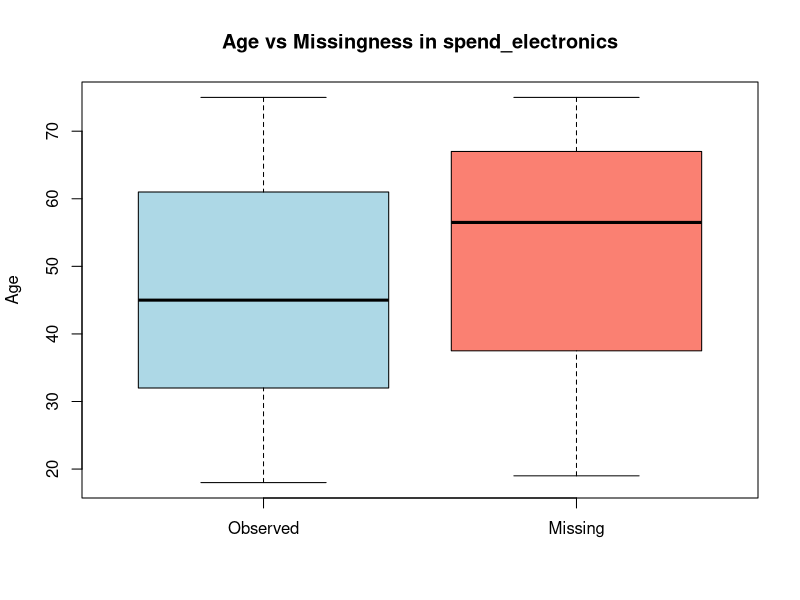
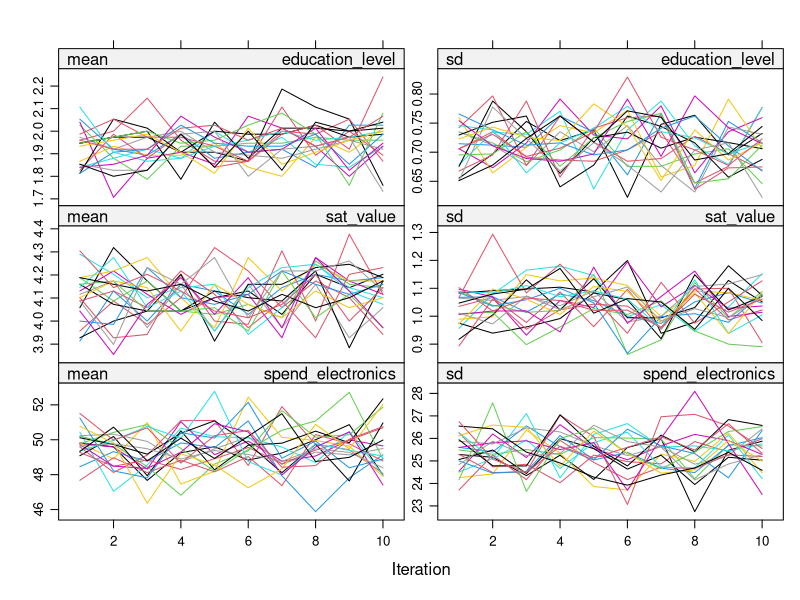
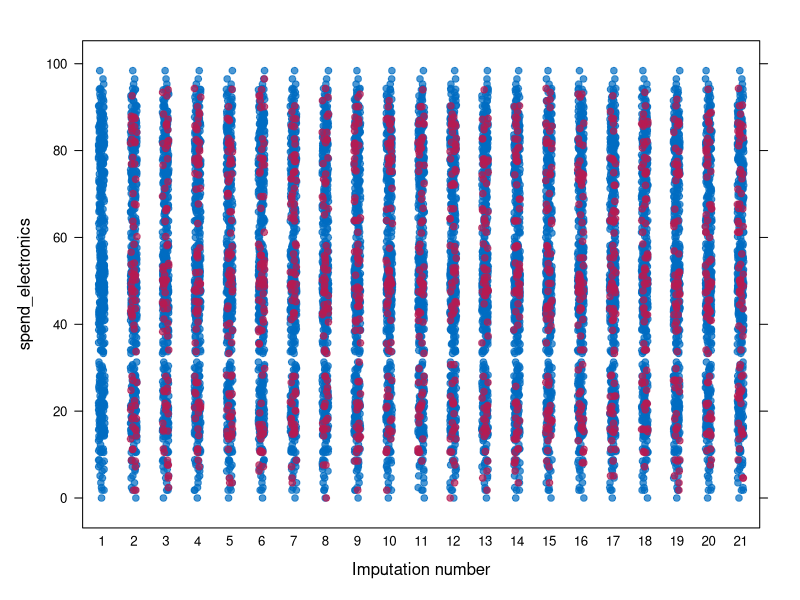
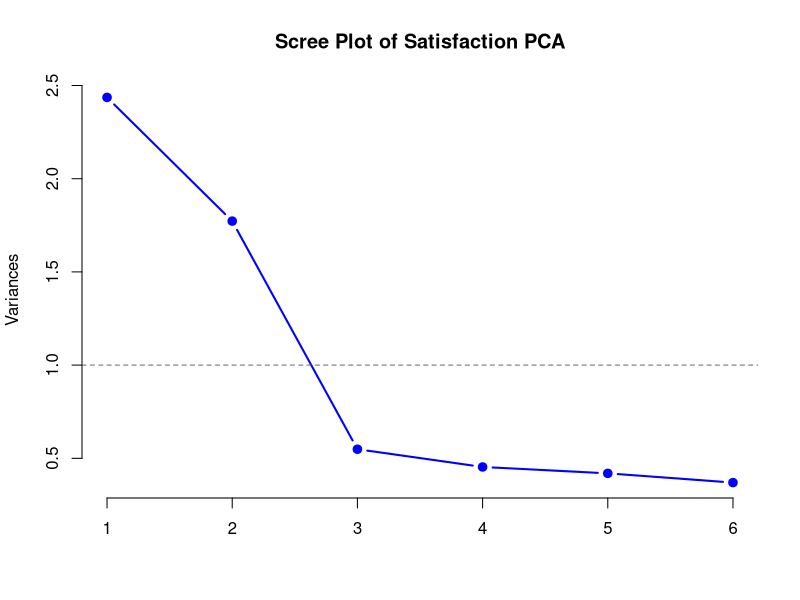
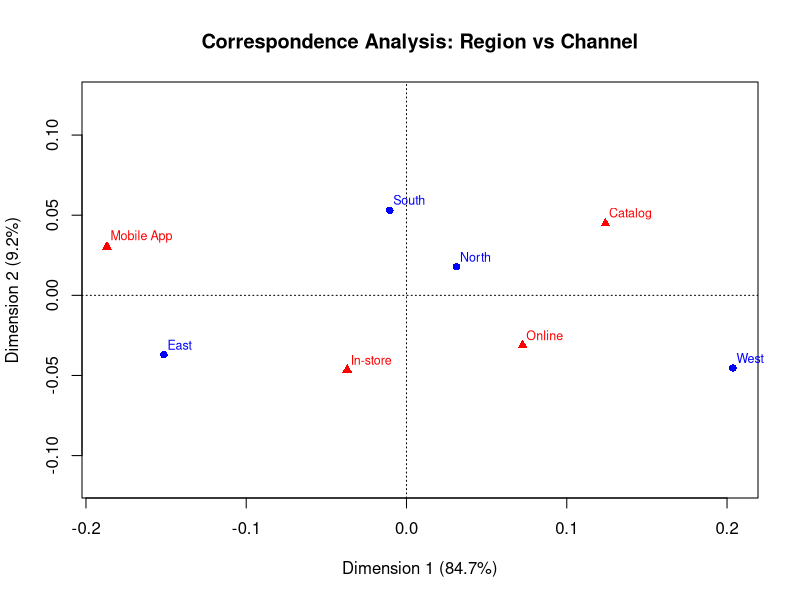
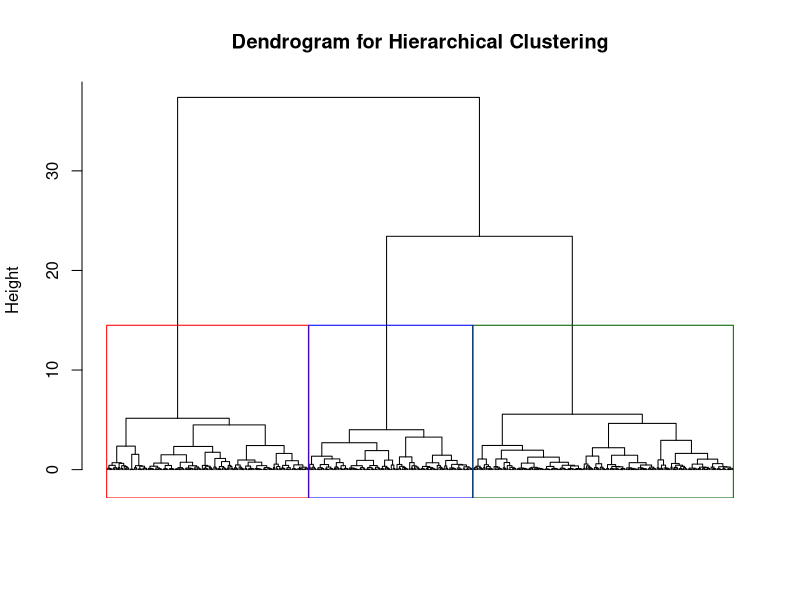
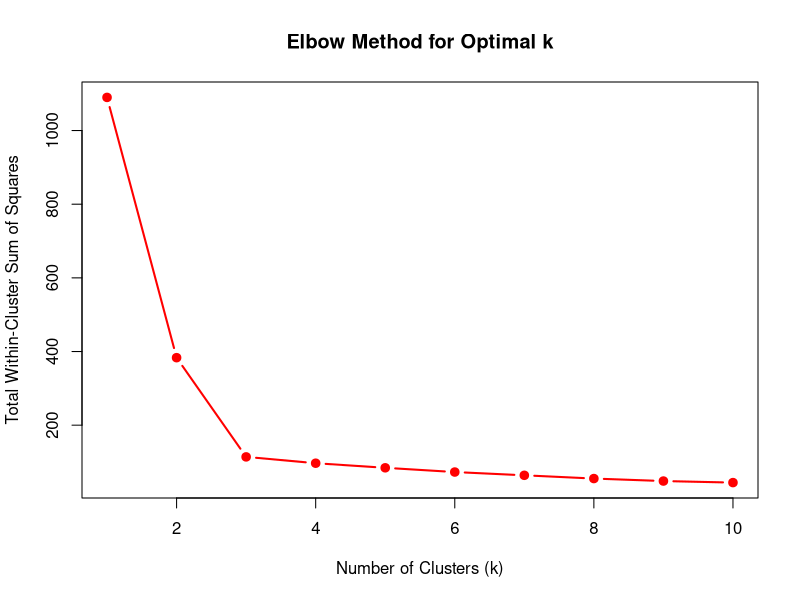
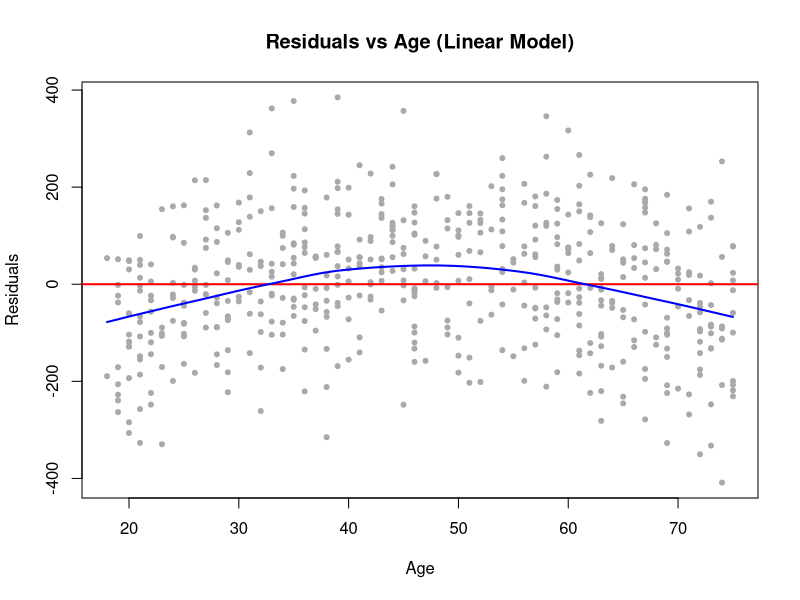

Here is the R script that generated these plots, in order:
# Task 1: Data quality and missing values
library(mice)

d <- read.csv("project_data_AA6PNR.csv", stringsAsFactors = TRUE)
d$education_level <- factor(d$education_level,
                            ordered = TRUE,
                            levels = c("high_school", "bachelor", "graduate"))

missing_summary <- data.frame(
  Missing_Count = colSums(is.na(d)),
  Missing_Percentage = round(colMeans(is.na(d)) * 100, 2)
)
cat("\n--- Missing Data Summary ---\n")
print(subset(missing_summary, Missing_Count > 0))

vars_with_na <- names(d)[colSums(is.na(d)) > 0]
other_vars   <- setdiff(names(d), "customer_id")   # ID carries no information

miss_tests <- do.call(rbind, lapply(vars_with_na, function(v) {
  R <- factor(is.na(d[[v]]), levels = c(FALSE, TRUE),
              labels = c("Observed", "Missing"))
  do.call(rbind, lapply(setdiff(other_vars, v), function(x) {
    ok <- !is.na(d[[x]])
    if (is.numeric(d[[x]]) && length(unique(d[[x]])) > 2) {
      p <- t.test(d[[x]][ok] ~ R[ok])$p.value
      test <- "t-test"
    } else {
      p <- suppressWarnings(chisq.test(table(R[ok], d[[x]][ok]))$p.value)
      test <- "chi-square"
    }
    data.frame(missing_var = v, compared_with = x, test = test,
               p_value = round(p, 4))
  }))
}))
cat("\n--- Missingness tests: all comparisons ---\n")
print(miss_tests, row.names = FALSE)
cat("\n--- Missingness tests: significant associations (p < 0.05) ---\n")
print(subset(miss_tests, p_value < 0.05))

cat("\n--- Missing education_level by region (row %) ---\n")
print(round(prop.table(table(d$region, is.na(d$education_level)), 1) * 100, 1))

cat("\n--- Mean age by missingness in spend_electronics ---\n")
print(tapply(d$age, is.na(d$spend_electronics), mean))


boxplot(age ~ is.na(spend_electronics), data = d,
        main = "Age vs Missingness in spend_electronics",
        names = c("Observed", "Missing"), xlab = "",
        ylab = "Age", col = c("lightblue", "salmon"))
dev.copy(png, "boxplot_age.png", width = 800, height = 600, res = 120)
dev.off()


init <- mice(d, maxit = 0)
print(init$method)


pred <- init$predictorMatrix
pred[, "customer_id"] <- 0

imp <- mice(d, m = 20, maxit = 10, seed = 2026,
            predictorMatrix = pred, printFlag = FALSE)


print(plot(imp))
dev.copy(png, "mice_convergence.png", width = 900, height = 900, res = 120)
dev.off()

print(stripplot(imp, spend_electronics ~ .imp, pch = 20, cex = 1.2))
dev.copy(png, "mice_stripplot.png", width = 900, height = 700, res = 120)
dev.off()


cat("\nFigures saved in:", getwd(), "\n")
print(list.files(pattern = "\\.png$"))

mean_complete <- mean(d$spend_electronics, na.rm = TRUE)

fit_mean <- with(imp, lm(spend_electronics ~ 1))
pooled_results <- summary(pool(fit_mean), conf.int = TRUE)
mean_pooled <- pooled_results$estimate  
cat(sprintf("\nMean of spend_electronics (Complete cases): %.2f\n", mean_complete)) 
cat(sprintf("Mean of spend_electronics (Pooled imputed): %.2f  [95%% CI %.2f, %.2f]\n",             
            mean_pooled, pooled_results$`2.5 %`, pooled_results$`97.5 %`))

cat("\n--- Observed spend_electronics by age group ---\n")
print(round(tapply(d$spend_electronics,
                   cut(d$age, c(17, 35, 45, 55, 65, 100)),
                   mean, na.rm = TRUE), 2))

# Task 2: What does "satisfaction" mean?

d_complete <- mice::complete(imp, 1)

sat_items  <- c("sat_price", "sat_value", "sat_promotions",
                "sat_staff", "sat_store", "sat_checkout")
spend_vars <- c("spend_grocery", "spend_electronics", "annual_spend")
sat_data   <- d_complete[, sat_items]

pca_result <- prcomp(sat_data, scale. = TRUE)

cat("\n--- PCA: variance explained ---\n")
print(summary(pca_result))

cat("\n--- PCA: eigenvalues ---\n")
print(round(pca_result$sdev^2, 3))

cat("\n--- PCA loadings (first two components) ---\n")
print(round(pca_result$rotation[, 1:2], 3))


plot(pca_result, type = "lines",
     main = "Scree Plot of Satisfaction PCA",
     col = "blue", lwd = 2, pch = 19)
abline(h = 1, lty = 2, col = "grey40")
dev.copy(png, "pca_scree.png", width = 800, height = 600, res = 120)
dev.off()

fa_result <- factanal(sat_data, factors = 2, rotation = "varimax",
                      scores = "regression")
cat("\n--- Factor analysis (varimax) ---\n")
print(fa_result, cutoff = 0.3)   # loadings, variance explained, fit test


L <- unclass(fa_result$loadings)
f_value <- which.max(abs(L["sat_price", ]))
f_exp   <- setdiff(1:2, f_value)

d_complete$Sat_Value      <- fa_result$scores[, f_value] * sign(sum(L[, f_value]))
d_complete$Sat_Experience <- fa_result$scores[, f_exp]   * sign(sum(L[, f_exp]))

cat("\nFactor", f_value, "= Sat_Value, Factor", f_exp, "= Sat_Experience\n")

sat_matrix   <- scale(as.matrix(sat_data))
spend_matrix <- scale(as.matrix(d_complete[, spend_vars]))

cca_result <- cancor(sat_matrix, spend_matrix)

cat("\n--- Canonical correlations ---\n")
print(round(cca_result$cor, 4))


n <- nrow(sat_matrix); p <- ncol(sat_matrix); q <- ncol(spend_matrix)
r <- cca_result$cor
bartlett <- t(sapply(seq_along(r), function(k) {
  chi <- -(n - 1 - (p + q + 1) / 2) * sum(log(1 - r[k:length(r)]^2))
  df  <- (p - k + 1) * (q - k + 1)
  c(from_k = k, chi_sq = chi, df = df,
    p_value = pchisq(chi, df, lower.tail = FALSE))
}))
cat("\n--- Bartlett test (H0: correlations k, k+1, ... are all zero) ---\n")
print(round(bartlett, 4))

U1 <- sat_matrix   %*% cca_result$xcoef[, 1]
V1 <- spend_matrix %*% cca_result$ycoef[, 1]
s  <- sign(cor(V1, spend_matrix[, "annual_spend"]))[1]
U1 <- U1 * s
V1 <- V1 * s

cat("\n--- Standardised canonical weights, first pair ---\n")
print(round(cca_result$xcoef[, 1] * s * sqrt(n - 1), 3))
print(round(cca_result$ycoef[, 1] * s * sqrt(n - 1), 3))

cat("\n--- Structure correlations (variable vs. its own canonical variate) ---\n")
print(round(cor(sat_matrix, U1), 3))
print(round(cor(spend_matrix, V1), 3))


stab <- t(sapply(1:imp$m, function(i) {
  di <- mice::complete(imp, i)
  pc <- prcomp(di[, sat_items], scale. = TRUE)
  c(cum_var_PC1_PC2 = sum(pc$sdev[1:2]^2) / length(sat_items),
    first_can_cor   = cancor(scale(di[, sat_items]),
                             scale(di[, spend_vars]))$cor[1])
}))
cat("\n--- Range across the 20 imputations (min / max) ---\n")
print(round(apply(stab, 2, range), 4))

# Task 3: Channels and customer segments

library(ca)
library(cluster)   # silhouette()


channel_table <- table(d_complete$region, d_complete$preferred_channel)
cat("\n--- Cross-tabulation: Region vs Preferred Channel ---\n")
print(channel_table)

cat("\n--- Row profiles (% of each region using each channel) ---\n")
print(round(prop.table(channel_table, 1) * 100, 1))

chi_test <- chisq.test(channel_table)
cat("\n--- Chi-square Test ---\n")
print(chi_test)

cat("\n--- Minimum expected count ---\n")
print(round(min(chi_test$expected), 1))

cat("\n--- Standardised residuals ---\n")
print(round(chi_test$stdres, 2))

ca_result <- ca(channel_table)
cat("\n--- Correspondence Analysis Summary ---\n")
print(summary(ca_result))

plot(ca_result, main = "Correspondence Analysis: Region vs Channel")
dev.copy(png, "ca_plot.png", width = 900, height = 800, res = 120)
dev.off()

cluster_data <- d_complete[, c("spend_grocery", "spend_electronics")]
cluster_data_scaled <- scale(cluster_data)

cat("\n--- Correlation between the two clustering variables ---\n")
print(round(cor(cluster_data$spend_grocery, cluster_data$spend_electronics), 3))

dist_matrix <- dist(cluster_data_scaled, method = "euclidean")
hc_result <- hclust(dist_matrix, method = "ward.D2")

plot(hc_result, labels = FALSE, hang = -1,
     main = "Dendrogram for Hierarchical Clustering",
     xlab = "", sub = "")
rect.hclust(hc_result, k = 3, border = c("red", "blue", "darkgreen"))
dev.copy(png, "dendrogram.png", width = 900, height = 700, res = 120)
dev.off()

wss <- numeric(10)
for (k in 1:10) {
  set.seed(2026)
  wss[k] <- kmeans(cluster_data_scaled, centers = k, nstart = 25)$tot.withinss
}
cat("\n--- Total within-cluster sum of squares, k = 1..10 ---\n")
print(round(wss, 1))

plot(1:10, wss, type = "b", pch = 19, col = "red", lwd = 2,
     main = "Elbow Method for Optimal k",
     xlab = "Number of Clusters (k)",
     ylab = "Total Within-Cluster Sum of Squares")
dev.copy(png, "elbow_curve.png", width = 800, height = 600, res = 120)
dev.off()

sil_width <- sapply(2:6, function(k) {
  set.seed(2026)
  km <- kmeans(cluster_data_scaled, centers = k, nstart = 25)
  mean(silhouette(km$cluster, dist_matrix)[, "sil_width"])
})
names(sil_width) <- 2:6
cat("\n--- Average silhouette width by k ---\n")
print(round(sil_width, 3))

k_opt <- 3
hc_clusters <- cutree(hc_result, k = k_opt)

set.seed(2026)
kmeans_result <- kmeans(cluster_data_scaled, centers = k_opt, nstart = 25)
kmeans_clusters <- kmeans_result$cluster


agree_table <- table(HC = hc_clusters, KMeans = kmeans_clusters)
cat("\n--- Agreement between Hierarchical and K-Means ---\n")
print(agree_table)
cat(sprintf("Agreement: %d of %d customers (%.1f%%)\n",
            sum(apply(agree_table, 1, max)), sum(agree_table),
            100 * sum(apply(agree_table, 1, max)) / sum(agree_table)))

centres <- aggregate(cluster_data, by = list(cl = kmeans_clusters), FUN = mean)
seg_names <- character(k_opt)
seg_names[centres$cl[which.max(centres$spend_electronics)]] <- "Tech"
seg_names[centres$cl[which.max(centres$spend_grocery)]]     <- "Household"
seg_names[seg_names == ""] <- "Balanced"

d_complete$Segment <- factor(seg_names[kmeans_clusters],
                             levels = c("Tech", "Household", "Balanced"))

profile_vars <- c("spend_grocery", "spend_electronics", "annual_spend",
                  "age", "Sat_Value", "Sat_Experience")
cluster_profiles <- aggregate(d_complete[, profile_vars],
                              by = list(Segment = d_complete$Segment),
                              FUN = mean)
cluster_profiles$Size <- as.numeric(table(d_complete$Segment))
cluster_profiles[, -1] <- round(cluster_profiles[, -1], 2)

cat("\n--- Segment Profiles ---\n")
print(cluster_profiles)


test_vars <- c("annual_spend", "age", "Sat_Value", "Sat_Experience")
anova_p <- sapply(test_vars, function(v) {
  summary(aov(d_complete[[v]] ~ d_complete$Segment))[[1]][["Pr(>F)"]][1]
})
cat("\n--- One-way ANOVA p-values: differences between segments ---\n")
print(round(anova_p, 4))

# Task 4: What drives annual spend?

lm_age_linear <- lm(annual_spend ~ age, data = d)
cat("\n--- Linear age model ---\n")
print(summary(lm_age_linear))

plot(d$age, resid(lm_age_linear),
     main = "Residuals vs Age (Linear Model)",
     xlab = "Age", ylab = "Residuals",
     pch = 20, col = "darkgray")
abline(h = 0, col = "red", lwd = 2)
lines(loess.smooth(d$age, resid(lm_age_linear)), col = "blue", lwd = 2)
dev.copy(png, "residuals_age.png", width = 800, height = 600, res = 120)
dev.off()

lm_age_quad <- lm(annual_spend ~ age + I(age^2), data = d)
cat("\n--- Quadratic age model ---\n")
print(summary(lm_age_quad))

cat("\n--- F-test: linear vs quadratic ---\n")
print(anova(lm_age_linear, lm_age_quad))
cat(sprintf("AIC Linear: %.2f | AIC Quadratic: %.2f\n",
            AIC(lm_age_linear), AIC(lm_age_quad)))

b <- coef(lm_age_quad)["age"]
a <- coef(lm_age_quad)["I(age^2)"]
peak_age <- -b / (2 * a)
cat(sprintf("\nPredicted spending is highest at age: %.1f\n", peak_age))

pred_ages <- data.frame(age = c(20, 30, round(peak_age), 55, 70))
cat("\n--- Predicted annual spend (EUR) by age, quadratic model ---\n")
print(round(cbind(pred_ages, predicted = predict(lm_age_quad, pred_ages)), 2))


lm_final <- lm(annual_spend ~ age + I(age^2) + Sat_Value + Sat_Experience + Segment,
               data = d_complete)
cat("\n--- Final Regression Model Summary ---\n")
print(summary(lm_final))

cat("\n--- 95% confidence intervals (EUR) ---\n")
print(round(confint(lm_final), 2))

lm_no_age <- update(lm_final, . ~ . - age - I(age^2))
lm_no_seg <- update(lm_final, . ~ . - Segment)
cat("\n--- F-test: age terms jointly ---\n")
print(anova(lm_no_age, lm_final))
cat("\n--- F-test: Segment jointly ---\n")
print(anova(lm_no_seg, lm_final))

cat("\n--- SD of satisfaction scores ---\n")
print(round(sapply(d_complete[, c("Sat_Value", "Sat_Experience")], sd), 3))

bf <- coef(lm_final)
cat(sprintf("\nPeak age in the final model: %.1f\n",
            -bf["age"] / (2 * bf["I(age^2)"])))

imp_ext4 <- cbind(imp, data.frame(Sat_Value      = d_complete$Sat_Value,
                                  Sat_Experience = d_complete$Sat_Experience,
                                  Segment        = d_complete$Segment))
fit_final_pooled <- with(imp_ext4,
                         lm(annual_spend ~ age + I(age^2) + Sat_Value +
                              Sat_Experience + Segment))
cat("\n--- Pooled final model (Rubin's rules) ---\n")
print(summary(pool(fit_final_pooled), conf.int = TRUE))


# Task 5: Who upgrades to premium?

library(pROC)

imp_extended <- cbind(imp, data.frame(Sat_Value      = d_complete$Sat_Value,
                                      Sat_Experience = d_complete$Sat_Experience))

old_contr <- options(contrasts = c("contr.treatment", "contr.treatment"))

fit_logit <- with(imp_extended,
                  glm(premium_upgrade ~ education_level + spend_grocery +
                        Sat_Value + Sat_Experience,
                      family = binomial(link = "logit")))
pooled_summary_logit <- summary(pool(fit_logit), conf.int = TRUE)

odds_ratios <- data.frame(
  Predictor  = pooled_summary_logit$term,
  Odds_Ratio = round(exp(pooled_summary_logit$estimate), 3),   CI_Lower   = round(exp(pooled_summary_logit$`2.5 %`), 3),
  CI_Upper   = round(exp(pooled_summary_logit$`97.5 %`), 3),
  P_value    = round(pooled_summary_logit$p.value, 4)
)
cat("\n--- Odds Ratios with 95% CI (pooled logistic regression) ---\n")
print(odds_ratios)

g <- pooled_summary_logit[pooled_summary_logit$term == "spend_grocery", ]
cat(sprintf("\nOR per 10 EUR grocery spend: %.3f [95%% CI %.3f, %.3f]\n",
            exp(10 * g$estimate), exp(10 * g$`2.5 %`), exp(10 * g$`97.5 %`)))

fit_probit <- with(imp_extended,
                   glm(premium_upgrade ~ education_level + spend_grocery +
                         Sat_Value + Sat_Experience,
                       family = binomial(link = "probit")))
pooled_summary_probit <- summary(pool(fit_probit))

coef_compare <- data.frame(
  Predictor   = pooled_summary_logit$term,
  Logit_Coef  = round(pooled_summary_logit$estimate, 4),
  Probit_Coef = round(pooled_summary_probit$estimate, 4),
  Ratio       = round(pooled_summary_logit$estimate /
                        pooled_summary_probit$estimate, 2),
  Logit_p     = round(pooled_summary_logit$p.value, 4),
  Probit_p    = round(pooled_summary_probit$p.value, 4)
)
cat("\n--- Coefficient comparison (logit vs probit) ---\n")
print(coef_compare)

options(old_contr)   # restore default contrasts


prob_logit  <- rowMeans(sapply(fit_logit$analyses,  fitted))
prob_probit <- rowMeans(sapply(fit_probit$analyses, fitted))

cat("\n--- Predicted probabilities: logit vs probit ---\n")
cat(sprintf("Correlation: %.4f\n", cor(prob_logit, prob_probit)))
cat(sprintf("Largest absolute difference: %.4f\n",
            max(abs(prob_logit - prob_probit))))
cat(sprintf("Customers classified differently at 0.5: %d\n",
            sum((prob_logit >= 0.5) != (prob_probit >= 0.5))))

actual_y <- d$premium_upgrade          # no missing values

cat(sprintf("\nShare of premium upgraders: %.3f\n", mean(actual_y)))

roc_curve <- roc(actual_y, prob_logit, quiet = TRUE)
cat(sprintf("AUC: %.4f [95%% CI %.4f, %.4f]\n",
            auc(roc_curve), ci.auc(roc_curve)[1], ci.auc(roc_curve)[3]))

plot(roc_curve, main = "ROC Curve for Premium Upgrade (Logit)",
     col = "darkorange", lwd = 2, print.auc = TRUE)
dev.copy(png, "roc_curve.png", width = 800, height = 800, res = 120)
dev.off()


youden <- coords(roc_curve, "best", best.method = "youden",
                 ret = c("threshold", "sensitivity", "specificity"))
cat("\n--- Youden-optimal threshold ---\n")
print(round(youden, 3))

conf_stats <- function(threshold) {
  pred <- factor(as.numeric(prob_logit >= threshold), levels = c(0, 1))
  tab  <- table(Predicted = pred, Actual = factor(actual_y, levels = c(0, 1)))
  cat(sprintf("\n--- Confusion matrix (threshold = %.3f) ---\n", threshold))
  print(tab)
  cat(sprintf("Accuracy: %.3f | Sensitivity: %.3f | Specificity: %.3f\n",
              sum(diag(tab)) / sum(tab),
              tab["1", "1"] / sum(tab[, "1"]),
              tab["0", "0"] / sum(tab[, "0"])))
}
conf_stats(0.5)
conf_stats(youden$threshold[1])

# Task 6: Survival analysis - did the retention program work?

library(survival)


surv_obj <- Surv(time = d$months_observed, event = d$churn_event)

km_fit <- survfit(surv_obj ~ loyalty_program, data = d)

cat("\n--- Kaplan-Meier: overview by group ---\n")
print(km_fit)

cat("\n--- Estimated share still a customer at 3, 6 and 10 months ---\n")
print(summary(km_fit, times = c(3, 6, 10))[c("strata", "time", "surv")])

plot(km_fit, col = c("red", "blue"), lty = 1:2, lwd = 2,
     main = "Kaplan-Meier Survival Curves by Loyalty Program",
     xlab = "Time (Months)", ylab = "Probability of Still Being a Customer")
legend("bottomleft", legend = c("Not enrolled (0)", "Enrolled (1)"),
       col = c("red", "blue"), lty = 1:2, lwd = 2)
dev.copy(png, "km_curve.png", width = 900, height = 700, res = 120)
dev.off()

cat("\n--- Log-Rank Test ---\n")
print(survdiff(surv_obj ~ loyalty_program, data = d))


cox_model <- coxph(surv_obj ~ loyalty_program + age, data = d)
cat("\n--- Cox Proportional Hazards Model Summary ---\n")
print(summary(cox_model))

cat(sprintf("\nHazard ratio for 10 years of age: %.3f\n",
            exp(10 * coef(cox_model)["age"])))

cat("\n--- Proportional Hazards Assumption Test (cox.zph) ---\n")
print(cox.zph(cox_model))

cat("\n--- Naive comparison: share with churn_event = 1 by group ---\n")
print(round(prop.table(table(Program = d$loyalty_program,
                             Churned = d$churn_event), 1), 3))

cat("\n--- Follow-up time by group (months) ---\n")
print(round(do.call(rbind, tapply(d$months_observed, d$loyalty_program, summary)), 2))

cat("\n--- Customers censored before month 6 ---\n")
print(sum(d$churn_event == 0 & d$months_observed < 6))


d_6m <- subset(d, !(churn_event == 0 & months_observed < 6))
d_6m$churn_6m <- ifelse(d_6m$churn_event == 1 & d_6m$months_observed <= 6, 1, 0)

cat(sprintf("\nCustomers in the 6-month analysis: %d (excluded: %d)\n",
            nrow(d_6m), nrow(d) - nrow(d_6m)))

cat("\n--- Share leaving within 6 months by group ---\n")
print(round(tapply(d_6m$churn_6m, d_6m$loyalty_program, mean), 3))

logit_6m  <- glm(churn_6m ~ loyalty_program + age, data = d_6m,
                 family = binomial(link = "logit"))
probit_6m <- glm(churn_6m ~ loyalty_program + age, data = d_6m,
                 family = binomial(link = "probit"))

cat("\n--- Logit (left within 6 months) ---\n")
print(summary(logit_6m))
cat("\n--- Probit (left within 6 months) ---\n")
print(summary(probit_6m))

cat("\n--- Logit odds ratios with 95% CI ---\n")
print(round(exp(cbind(OR = coef(logit_6m), confint.default(logit_6m))), 3))

cat("\n--- Coefficient ratio logit / probit ---\n")
print(round(coef(logit_6m) / coef(probit_6m), 2))
